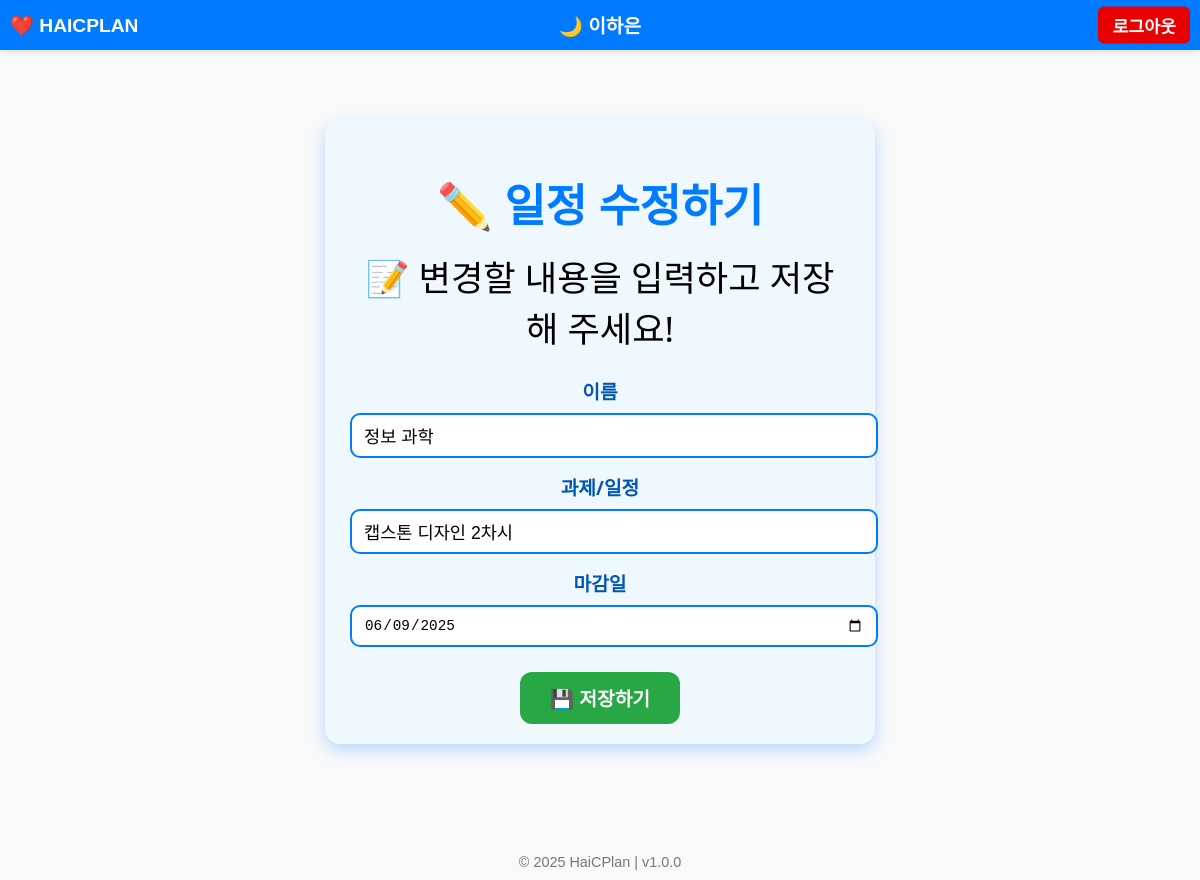
The app's page /edit/41 (signed in) with its own data.
### tables this page shows
CREATE TABLE schedules(
id INTEGER PRIMARY KEY AUTOINCREMENT,
name TEXT,
task TEXT,
deadline TEXT,
username TEXT
);

### app.py (the view)
@app.route('/edit/<int:id>', methods=['GET', 'POST'])
def edit(id):
    if 'username' not in session:
        return redirect(url_for('login'))
    conn = sqlite3.connect('data.db')
    cursor = conn.cursor()
    cursor.execute('SELECT username FROM schedules WHERE id=?', (id,))
    result = cursor.fetchone()
    if not result:
        return "일정이 존재하지 않습니다."
    schedule_owner = result[0]
    if session['role'] != 'admin' and schedule_owner != session['username']:
        return "권한이 없습니다."
    if request.method == 'POST':
        name = request.form['name']
        task = request.form['task']
        deadline = request.form['deadline']
        cursor.execute('UPDATE schedules SET name=?, task=?, deadline=? WHERE id=?',
                       (name, task, deadline, id))
        conn.commit()
        conn.close()
        return redirect(url_for('view'))
    else:
        cursor.execute('SELECT name, task, deadline FROM schedules WHERE id=?', (id,))
        schedule = cursor.fetchone()
        conn.close()
        return render_template('edit.html', schedule=schedule, id=id)

### templates/edit.html (shortened to what this page needs)
{% extends "base.html" %}
{% block content %}
<div class="edit-container">
    <h1>✏️ 일정 수정하기</h1>
    <div class="emoji">📝 변경할 내용을 입력하고 저장해 주세요!</div>
    <form method="post">
        <label for="name">이름</label>
        <input type="text" id="name" name="name" value="{{ schedule[0] }}" required>
        <label for="task">과제/일정</label>
        <input type="text" id="task" name="task" value="{{ schedule[1] }}" required>
        <label for="deadline">마감일</label>
        <input type="date" id="deadline" name="deadline" value="{{ schedule[2] }}" required>
        <button type="submit">💾 저장하기</button>
    </form>
</div>
{% endblock %}

### templates/base.html (shortened to what this page needs)
<!DOCTYPE html>
<html lang="ko">
<head>
</head>
<body>
    {% if session.get('username') %}
    <header>
        <div id="logo" onclick='location.href="{{ url_for("submit") }}"'>❤️ HAICPLAN</div>
        <a href="{{ url_for('profile') }}" class="profile-link">
            <span class="profile-emoji">{{ session.get('emoji', '👤') }}</span> {{ session['username'] }}
        </a>
        <div id="logout">
            <a href="{{ url_for('logout') }}">로그아웃</a>
        </div>
    </header>
    {% endif %}
    <main>
        {% block content %}{% endblock %}
    </main>
    <footer>
        &copy; 2025 HaiCPlan | v1.0.0
    </footer>
</body>
</html>

### templates/base.html (style rules this page uses)
body { font-family: 'Arial', sans-serif; background-color: #f8f9fa; margin: 0; padding: 0; min-height: 100vh; display: flex; flex-direction: column; align-items: center; }
header { position: fixed; top: 0; left: 0; width: 100%; height: 50px; background-color: #007bff; color: white; display: flex; align-items: center; justify-content: center; font-weight: bold; font-size: 1.2em; box-shadow: 0 2px 4px rgba(0,0,0,0.1); z-index: 1000; padding: 0 60px; box-sizing: border-box; }
#logo { position: absolute; left: 10px; font-size: 1.0em; font-weight: bold; cursor: pointer; }
#logout { position: absolute; top: 50%; right: 10px; transform: translateY(-50%); font-weight: bold; z-index: 1100; }
#logout a { color: white; background-color: #e60000; text-decoration: none; padding: 6px 14px; border-radius: 6px; transition: background-color 0.3s, color 0.3s; font-size: 0.9em; border: none; display: inline-block; }
main { padding-top: 70px; width: 90%; max-width: 700px; flex-grow: 1; margin-bottom: 50px; }
footer { margin: 10px 0; font-size: 0.9em; color: #777; }
.profile-link { cursor: pointer; color: white; text-decoration: none; font-weight: bold; }

### templates/edit.html (style rules this page uses)
.edit-container { max-width: 500px; margin: 50px auto; padding: 20px 25px; background-color: #f0f8ff; border-radius: 15px; box-shadow: 0 6px 15px rgba(0, 123, 255, 0.25); font-family: 'Segoe UI', Tahoma, Geneva, Verdana, sans-serif; text-align: center; }
h1 { font-size: 2.8em; color: #007bff; margin-bottom: 15px; }
.emoji { font-size: 2.2em; margin-bottom: 25px; }
form label { display: block; font-weight: 600; margin: 15px 0 8px 0; font-size: 1.2em; color: #0056b3; }
form input[type="text"], form input[type="date"] { width: 100%; padding: 10px 12px; font-size: 1.1em; border: 2px solid #007bff; border-radius: 10px; outline: none; transition: border-color 0.3s; }
form button { margin-top: 25px; padding: 12px 30px; background-color: #28a745; border: none; border-radius: 12px; color: white; font-size: 1.2em; cursor: pointer; font-weight: bold; transition: background-color 0.3s; }

### records on screen
schedules: username "이하은", name "정보 과학", task "캡스톤 디자인 2차시", deadline "06/09/2025"

### other values on screen
{{ session.get('emoji', '👤') }} "🌙"
